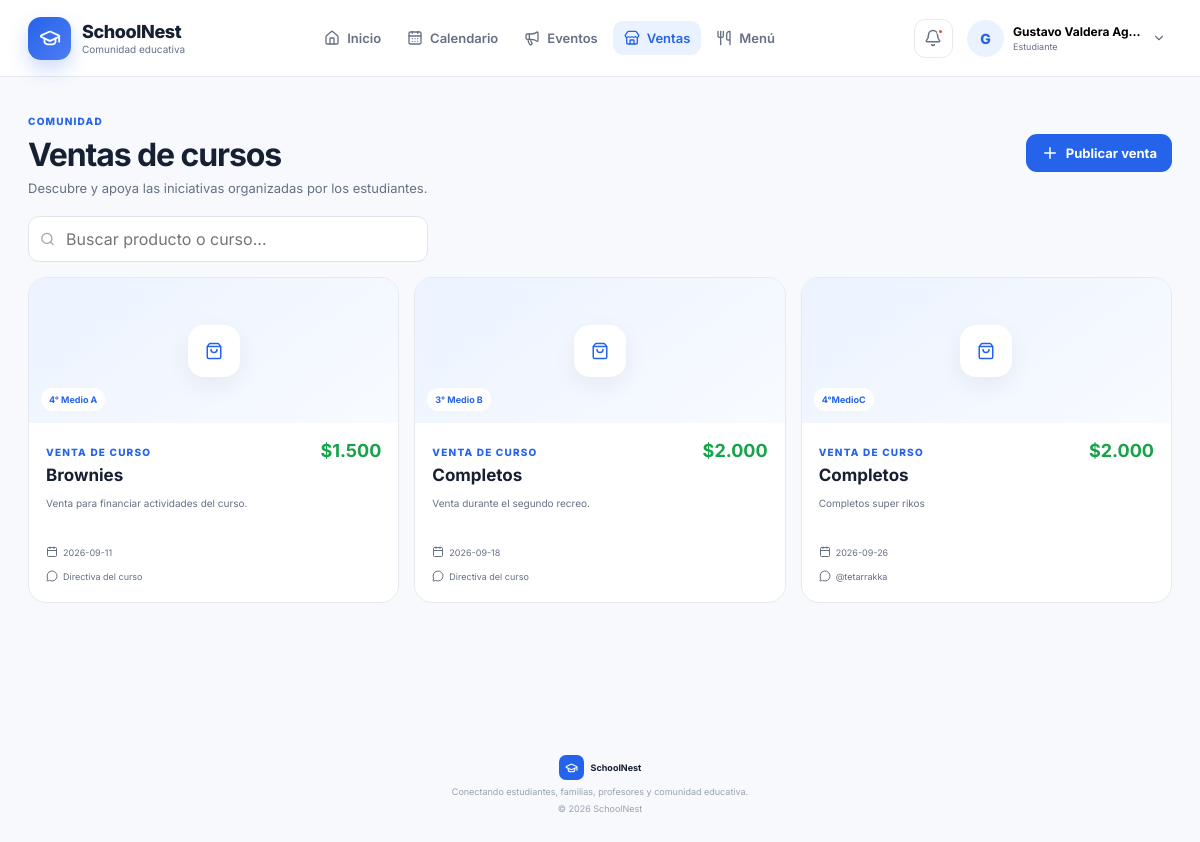
/sales (signed in), run on the app's committed database.
### tables this page shows
CREATE TABLE sales (

        id INTEGER PRIMARY KEY AUTOINCREMENT,

        course TEXT NOT NULL,

        product TEXT NOT NULL,

        description TEXT,

        sale_date TEXT NOT NULL,

        price INTEGER,

        contact TEXT,

        created_by INTEGER, status TEXT
            DEFAULT 'aprobada',

        FOREIGN KEY(created_by) REFERENCES users(id)

    );

### app.py (the view, shortened to what this page needs)
@app.route("/sales")
@login_required
def sales():
    connection = get_db()
    if session.get("role") in [
        "direccion",
        "profesor"
    ]:
        rows = connection.execute(
            """

            SELECT *

            FROM sales

            ORDER BY sale_date

            """
        ).fetchall()
    elif session.get("role") == "estudiante":
        rows = connection.execute(
            """

            SELECT *

            FROM sales

            WHERE
                status = 'aprobada'
                OR created_by = ?

            ORDER BY sale_date

            """,
            (
                session[
                    "user_id"
                ],
            )
        ).fetchall()
    connection.close()
    return render_template(
        "sales.html",
        sales=rows
    )

### app.py (called while the page is built, shortened)
def get_db():
    connection = sqlite3.connect(DATABASE)
    connection.row_factory = sqlite3.Row
    return connection

def login_required(view):
    @wraps(view)
    def wrapped(*args, **kwargs):
        return view(
            *args,
            **kwargs
        )
    return wrapped

@app.context_processor
def global_data():
    return {
        "current_year":
            datetime.now().year
    }

### templates/sales.html (shortened to what this page needs)
{% extends "base.html" %}
{% block content %}
<section class="page-heading page-heading-actions">
    <div>
        <span class="eyebrow">
            Comunidad
        </span>
        <h1>
            Ventas de cursos
        </h1>
        <p>
            Descubre y apoya las iniciativas
            organizadas por los estudiantes.
        </p>
    </div>
    {% if session.get("role") in ["direccion", "profesor", "estudiante"] %}
    <button
        class="btn btn-primary"
        data-modal-open="createSaleModal"
    >
        <i data-lucide="plus"></i>
        Publicar venta
    </button>
    {% endif %}
</section>
<section class="page-toolbar">
    <div class="search-box">
        <i data-lucide="search"></i>
        <input
            type="search"
            id="saleSearch"
            placeholder="Buscar producto o curso..."
        >
    </div>
</section>
<section class="sales-grid">
{% for sale in sales %}
<article
    class="sale-card"
    data-sale-card
    data-status="{{ sale.status }}"
    data-search="{{ sale.product }} {{ sale.course }} {{ sale.description }}"
>
    <div class="sale-image-placeholder">
        <div class="sale-image-icon">
            <i data-lucide="shopping-bag"></i>
        </div>
        <span class="sale-course">
            {{ sale.course }}
        </span>
    </div>
    <div class="sale-card-content">
        <div class="sale-title-row">
            <div>
                <span class="eyebrow">
                    Venta de curso
                </span>
                <h2>
                    {{ sale.product }}
                </h2>
            </div>
            <strong class="sale-price">
                ${{ "{:,}".format(sale.price).replace(",", ".") }}
            </strong>
        </div>
        <p>
            {{ sale.description or "Sin descripción." }}
        </p>
        <div class="sale-information">
            <span>
                <i data-lucide="calendar"></i>
                {{ sale.sale_date }}
            </span>
            <span>
                <i data-lucide="message-circle"></i>
                {{ sale.contact or "Directiva del curso" }}
            </span>
        </div>
    </div>
</article>
{% endfor %}
</section>
{% endblock %}

### static/css/style.css (style rules this page uses)
:root { --background: #f7f9fc; --surface: #ffffff; --surface-soft: #f1f5f9; --surface-blue: #eff6ff; --text: #172033; --muted: #667085; --border: #e6eaf0; --primary: #2563eb; --primary-dark: #1d4ed8; --primary-soft: #eaf2ff; --navy: #14213d; --green: #16a34a; --green-soft: #ecfdf3; --yellow: #f59e0b; --yellow-soft: #fff7e6; --violet: #7c3aed; --violet-soft: #f3e8ff; --red: #dc2626; --red-soft: #fff1f2; --shadow: 0 18px 45px rgba(15, 23, 42, 0.08); --shadow-small: 0 8px 25px rgba(15, 23, 42, 0.06); }
* { box-sizing: border-box; }
html { scroll-behavior: smooth; }
body { margin: 0; min-height: 100vh; font-family: "Inter", Arial, sans-serif; background: var(--background); color: var(--text); }
button, input, textarea, select { font: inherit; }
button { cursor: pointer; }
svg { width: 18px; height: 18px; }
.eyebrow { display: inline-flex; align-items: center; gap: 6px; color: var(--primary); font-size: 10px; font-weight: 800; text-transform: uppercase; letter-spacing: 0.12em; }
.btn { border: none; border-radius: 11px; padding: 10px 15px; display: inline-flex; align-items: center; justify-content: center; gap: 7px; font-size: 13px; font-weight: 700; transition: 0.18s ease; }
.btn-primary { color: white; background: var(--primary); }
input, textarea, select { width: 100%; border: 1px solid #dfe5ed; border-radius: 11px; padding: 12px 13px; outline: none; background: white; color: var(--text); transition: 0.18s; }
.page-heading { display: flex; justify-content: space-between; align-items: flex-end; gap: 20px; margin-bottom: 20px; }
.page-heading h1 { margin: 6px 0; font-size: 32px; letter-spacing: -0.035em; }
.page-heading p { margin: 0; color: var(--muted); font-size: 13px; }
.page-heading-actions { align-items: center; }
.page-toolbar { display: flex; justify-content: space-between; align-items: center; gap: 12px; margin-bottom: 15px; }
.search-box { position: relative; width: min( 400px, 100% ); }
.search-box svg { position: absolute; top: 50%; left: 12px; width: 15px; transform: translateY(-50%); color: #98a2b3; }
.search-box input { padding-left: 37px; }
.sales-grid { display: grid; grid-template-columns: repeat(3, 1fr); gap: 15px; }
.sale-card { overflow: hidden; border: 1px solid var(--border); border-radius: 18px; background: white; transition: 0.18s; }
.sale-image-placeholder { position: relative; height: 145px; display: grid; place-items: center; background: linear-gradient( 145deg, #ecf3ff, #f8fbff ); }
.sale-image-icon { width: 52px; height: 52px; display: grid; place-items: center; border-radius: 16px; color: var(--primary); background: white; box-shadow: var(--shadow-small); }
.sale-course { position: absolute; left: 12px; bottom: 12px; padding: 6px 8px; border-radius: 999px; color: var(--primary); background: white; font-size: 9px; font-weight: 700; }
.sale-card-content { padding: 17px; }
.sale-title-row { display: flex; justify-content: space-between; align-items: flex-start; gap: 10px; }
.sale-title-row h2 { margin: 5px 0; font-size: 17px; }
.sale-price { color: var(--green); font-size: 18px; }
.sale-card-content > p { min-height: 35px; margin: 5px 0 13px; color: var(--muted); font-size: 10px; line-height: 1.6; }
.sale-information { display: grid; gap: 6px; }
.sale-information span { display: flex; align-items: center; gap: 5px; color: var(--muted); font-size: 9px; }
.sale-information svg { width: 12px; }

### data on the page
sales: course "4° Medio A", product "Brownies", price "1.500", description "Venta para financiar actividades del curso.", sale_date "2026-09-11", contact "Directiva del curso"
sales: course "3° Medio B", product "Completos", price "2.000", description "Venta durante el segundo recreo.", sale_date "2026-09-18", contact "Directiva del curso"
sales: course "4°MedioC", product "Completos", price "2.000", description "Completos super rikos", sale_date "2026-09-26", contact "@tetarrakka"

### other printed values
{{ session.get("name", "U")[0]|upper }} "G"
{{ session.get("name") }} "Gustavo Valdera Ag…"
{{ session.get("role")|capitalize }} "Estudiante"
